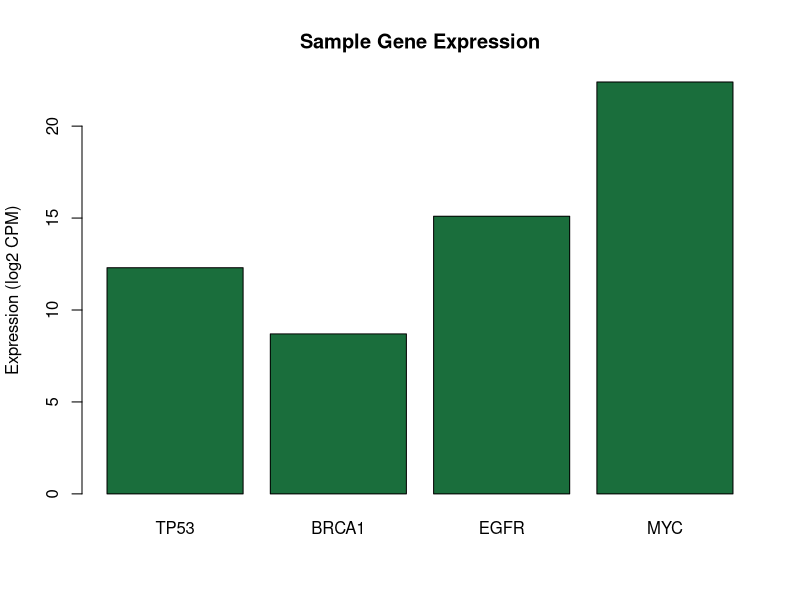

This chart was generated by the following R code:
## ---- chunk 1
# 벡터 생성
genes <- c("TP53", "BRCA1", "EGFR", "MYC")
expression <- c(12.3, 8.7, 15.1, 22.4)

# 데이터프레임
df <- data.frame(gene = genes, expr = expression)
print(df)
## ---- chunk 2
# 간단한 시각화
barplot(
  df$expr,
  names.arg = df$gene,
  col = "#1a6e3c",
  ylab = "Expression (log2 CPM)",
  main = "Sample Gene Expression"
)
